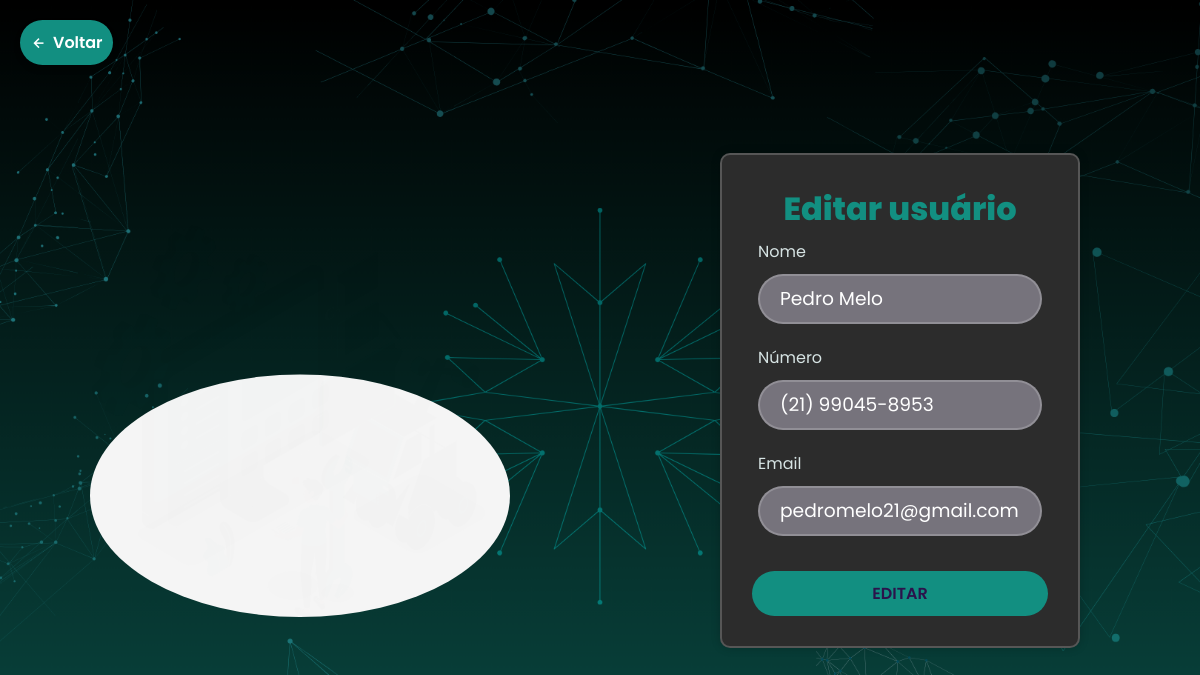
The page /edit.php?id=3 on the database its author committed.
### tables this page shows
CREATE TABLE `usuarios` (
  `id` int(11) NOT NULL,
  `nivel` varchar(250) NOT NULL DEFAULT 'cliente',
  `nome` varchar(250) NOT NULL,
  `cpf` varchar(250) NOT NULL,
  `email` varchar(250) NOT NULL,
  `numero` varchar(250) NOT NULL,
  `senha` varchar(250) NOT NULL
);

### edit.php (the view, shortened to what this page needs)
<?php
    include_once('conexao.php');
    if (!empty($_GET['id'])) {
        $id = $_GET['id'];
        $sqlSelect = "SELECT * FROM usuarios WHERE id=$id";
        $result = $conexao->query($sqlSelect);
        if ($result->num_rows > 0) {
            while ($user_data = mysqli_fetch_assoc($result)) {
                $nome = $user_data['nome'];
                $email = $user_data['email'];
                $numero = $user_data['numero'];
            }
        } else {
            header('Location: inicio.php');
        }
    } else {
        header('Location: inicio.php');
    }
?>
<!DOCTYPE html>
<html lang="pt-br">
<head>
    <link href='https://unpkg.com/boxicons@2.1.4/css/boxicons.min.css' rel='stylesheet'>
    <link rel="stylesheet" href="edit.css">
</head>
<body>
    <div class="main-login">
        <div class="left-login">
            <img src="./cadastro/animatecad.svg" class="left-image" alt="barber">
        </div>
        <div class="right-login">
            <a href="inicio.php" class="btn-voltar">
                <i class='bx bx-left-arrow-alt'></i> Voltar
            </a>
            <div class="wrapper">
                <h1>Editar usuário</h1>
                <form action="./saveEdit.php" method="POST">
                    <div class="input-columns">
                        <div class="col">
                            <div class="textfield">
                                <label for="usuario">Nome</label>
                                <input type="text" id="nome" name="nome" value="<?php echo htmlspecialchars($nome); ?>" required>
                            </div>
                        </div>
                    </div>
                    <div class="input-columns">
                        <div class="col">
                            <div class="textfield">
                                <label for="numero">Número</label>
                                <input type="text" id="numero" name="numero" value="<?php echo htmlspecialchars($numero); ?>" required>
                            </div>
                        </div>
                    </div>
                    <div class="input-columns">
                        <div class="col">
                            <div class="textfield">
                                <label for="email">Email</label>
                                <input type="email" id="email" name="email" value="<?php echo htmlspecialchars($email); ?>" required>
                            </div>
                        </div>
                    </div>
                    <div class="col">
                        <button type="submit" name="update" id="submit" class="btn">Editar</button>
                    </div>
                </form>
            </div>
        </div>
    </div>
</body>
</html>

### edit.css (style rules this page uses)
* { margin: 0; padding: 0; box-sizing: border-box; font-family:"Poppins", sans-serif; }
body { height: 100vh; overflow: hidden; background-image: url(img/fundo.png); background-repeat: no-repeat; background-size: cover; background-position: center; background-attachment: fixed; }
.main-login { width: 100vw; height: 100vh; display: flex; justify-content: center; align-items: center; }
.left-login { width: 50vw; height: 100vh; display: flex; justify-content: center; align-items: center; flex-direction: column; padding-top: 20px; }
.right-login { width: 50vw; height: 100vh; display: flex; justify-content: center; align-items: center; }
.wrapper { width: 60%; background: #2c2c2c; border: 2px solid rgba(255, 255, 255, .2); backdrop-filter: blur(20px); box-shadow: 0 0 10px rgba(0, 0, 0, .2); color: aliceblue; border-radius: 10px; padding: 30px; display: flex; justify-content: center; align-items: center; flex-direction: column; }
.wrapper h1 { font-size: 32px; text-align: center; color: #128f81; font-weight: 800; margin: 0; }
.left-image { width: 35vw; }
.textfield { display: flex; flex-direction: column; align-items: flex-start; justify-content: center; margin: 6px; width: 200%; }
.input-columns { display: flex; width: 100%; margin-bottom: 5px; }
.input-columns .col { width: 48%; display: flex; flex-direction: column; }
.textfield { margin-bottom: 10px; }
.textfield input { width: 100%; height: 50px; background: #76737c; border: none; outline: none; border: 2px solid rgba(255, 255, 255, .2); border-radius: 40px; font-size: 14pt; color: #fff; padding: 20px; box-sizing: border-box; }
.textfield label { color: #f0ffffde; margin-bottom: 10px; display: block; }
.btn { width: 100%; height: 45px; background: #128f81; border: none; outline: none; border-radius: 40px; cursor: pointer; font-size: 16px; color: #2b134b; font-weight: 600; text-transform: uppercase; margin-top: 20px; }
.btn-voltar { position: absolute; top: 20px; left: 20px; display: flex; align-items: center; background: #128f81; color: #fff; text-decoration: none; padding: 10px 15px; border-radius: 30px; font-size: 16px; font-weight: 600; box-shadow: 0 4px 6px rgba(0, 0, 0, 0.2); transition: background 0.3s, transform 0.2s; padding: 10px; }
.btn-voltar i { margin-right: 5px; font-size: 18px; }

### rows shown on the page
usuarios: nome "Pedro Melo", numero "(21) 99045-8953", email "pedromelo21@gmail.com"
